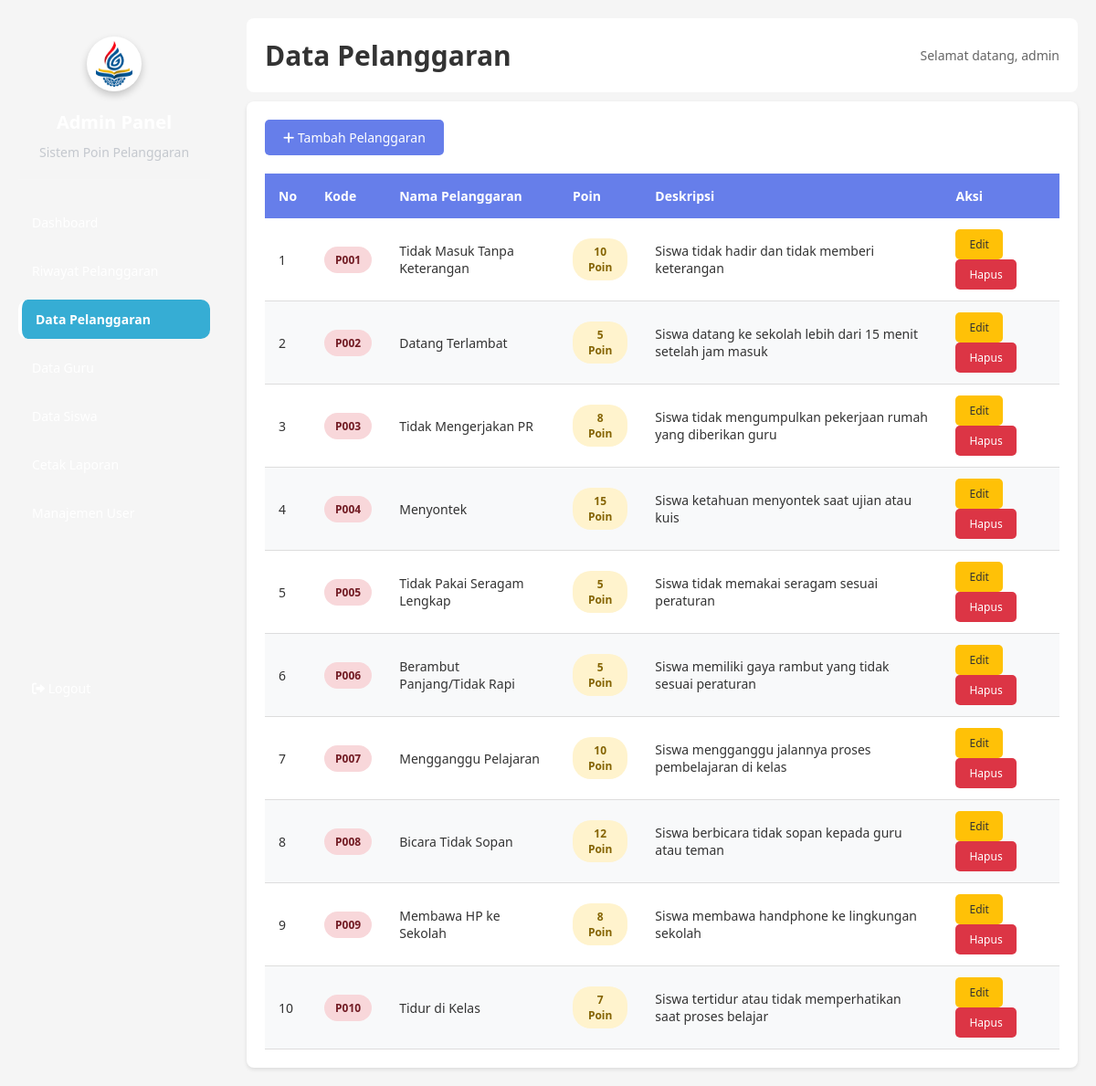
Screenshot of /kepala_sekolah/pelanggaran.php (signed in) with the database file from the repository.
### tables this page shows
CREATE TABLE `pelanggaran` (
  `id` int(11) NOT NULL,
  `kode_pelanggaran` varchar(10) NOT NULL,
  `nama_pelanggaran` varchar(100) NOT NULL,
  `sanksi_poin` int(11) NOT NULL,
  `deskripsi_sanksi` text DEFAULT NULL,
  `deleted_at` timestamp NULL DEFAULT NULL,
  `created_at` timestamp NOT NULL DEFAULT current_timestamp(),
  `updated_at` timestamp NOT NULL DEFAULT current_timestamp() ON UPDATE current_timestamp()
);

### kepala_sekolah/pelanggaran.php (the view, shortened to what this page needs)
<?php
include "../login_app/database.php";
$action = isset($_GET['action']) ? $_GET['action'] : 'list';
$error = '';
$query = mysqli_query($conn, "SELECT * FROM pelanggaran ORDER BY created_at DESC");
$data = [];
if ($query) {
    while ($row = mysqli_fetch_assoc($query)) {
        $data[] = $row;
    }
} else {
    $error = "Error query database: " . mysqli_error($conn);
}
$edit_data = null;
?>
<!DOCTYPE html>
<html lang="en">
<head>
    <link href="https://cdnjs.cloudflare.com/ajax/libs/font-awesome/6.0.0/css/all.min.css" rel="stylesheet">
    <link rel="stylesheet" href="../login_app/asset/css/style-main.css">
</head>
<body>
    <div class="container">
        <div class="sidebar">
            <div class="sidebar-header" style="text-align: center; padding: 20px 0; border-bottom: 1px solid rgba(255,255,255,0.1); margin-bottom: 20px;">
                <img src="../login_app/asset/gambar/images.png" alt="Logo" style="width: 60px; height: 60px; object-fit: contain; background: white; border-radius: 50%; padding: 5px; margin-bottom: 15px; box-shadow: 0 4px 8px rgba(0,0,0,0.2);">
                <h2 style="font-size: 20px; color: #fff; margin: 0; padding: 0;">Admin Panel</h2>
                <div style="color: #c4c8ceff; font-size: 14px; margin-top: 10px; font-weight: 500;">Sistem Poin Pelanggaran</div>
            </div>
            <ul>
                <li><a href="dashboard.php">Dashboard</a></li>
                <li><a href="riwayat_pelanggaran.php">Riwayat Pelanggaran</a></li>
                <li><a href="pelanggaran.php" class="active">Data Pelanggaran</a></li>
                <li><a href="guru.php">Data Guru</a></li>
                <li><a href="siswa.php">Data Siswa</a></li>
                <li><a href="surat.php">Cetak Laporan</a></li>
                <li><a href="users.php">Manajemen User</a></li>
                <li style="margin-top: auto;"><a href="../login_app/logout.php"><i class="fas fa-sign-out-alt"></i> Logout</a></li>
            </ul>
        </div>
        <div class="main-content">
            <div class="header">
                <h1>Data Pelanggaran</h1>
                <div class="header-actions">
                    <span style="color: #666; font-size: 14px;">Selamat datang, <?php echo htmlspecialchars($_SESSION['nama']); ?></span>
                </div>
            </div>
            <div class="content">
                <?php if (($action == 'add' || $action == 'edit') && $_SESSION['role'] === 'admin'): ?>
                    <h2><?php echo $action == 'add' ? 'Tambah Pelanggaran Baru' : 'Edit Data Pelanggaran'; ?></h2>
                    <?php if (!empty($error)): ?>
                        <div class="alert alert-danger"><?php echo $error; ?></div>
                    <?php endif; ?>
                    <form method="POST" style="max-width: 500px;">
                        <input type="hidden" name="id" value="<?php echo $edit_data ? $edit_data['id'] : ''; ?>">
                        <div class="form-group">
                            <label>Kode Pelanggaran</label>
                            <input type="text" name="kode_pelanggaran" required value="<?php echo $edit_data ? htmlspecialchars($edit_data['kode_pelanggaran']) : ''; ?>">
                        </div>
                        <div class="form-group">
                            <label>Nama Pelanggaran</label>
                            <input type="text" name="nama_pelanggaran" required value="<?php echo $edit_data ? htmlspecialchars($edit_data['nama_pelanggaran']) : ''; ?>">
                        </div>
                        <div class="form-group">
                            <label>Poin Sanksi</label>
                            <input type="number" name="sanksi_poin" required value="<?php echo $edit_data ? $edit_data['sanksi_poin'] : ''; ?>">
                        </div>
                        <div class="form-group">
                            <label>Deskripsi Sanksi</label>
                            <textarea name="deskripsi_sanksi" required><?php echo $edit_data ? htmlspecialchars($edit_data['deskripsi_sanksi']) : ''; ?></textarea>
                        </div>
                        <div style="display: flex; gap: 10px;">
                            <button type="submit" class="btn btn-primary">Simpan</button>
                            <a href="pelanggaran.php" class="btn btn-secondary">Batal</a>
                        </div>
                    </form>
                <?php else: ?>
                    <?php if ($_SESSION['role'] !== 'kepala_sekolah'): ?>
                    <div style="margin-bottom: 20px;">
                        <a href="pelanggaran.php?action=add" class="btn btn-primary"><i class="fas fa-plus"></i> Tambah Pelanggaran</a>
                    </div>
                    <?php endif; ?>
                    <?php if (count($data) > 0): ?>
                        <table>
                            <thead>
                                <tr>
                                    <th>No</th>
                                    <th>Kode</th>
                                    <th>Nama Pelanggaran</th>
                                    <th>Poin</th>
                                    <th>Deskripsi</th>
                                    <?php if ($_SESSION['role'] !== 'kepala_sekolah'): ?>
                                    <th>Aksi</th>
                                    <?php endif; ?>
                                </tr>
                            </thead>
                            <tbody>
                                <?php
                                $no = 1;
                                foreach ($data as $row):
                                ?>
                                    <tr>
                                        <td><?php echo $no++; ?></td>
                                        <td><span class="badge badge-danger"><?php echo htmlspecialchars($row['kode_pelanggaran'] ?? '-'); ?></span></td>
                                        <td><?php echo htmlspecialchars($row['nama_pelanggaran'] ?? '-'); ?></td>
                                        <td><span class="badge badge-warning"><?php echo ($row['sanksi_poin'] ?? '-'); ?> Poin</span></td>
                                        <td><?php echo htmlspecialchars($row['deskripsi_sanksi'] ?? '-'); ?></td>
                                        <?php if ($_SESSION['role'] !== 'kepala_sekolah'): ?>
                                        <td>
                                            <a href="pelanggaran.php?action=edit&id=<?php echo $row['id']; ?>" class="btn btn-warning btn-small">Edit</a>
                                            <a href="pelanggaran.php?action=delete&id=<?php echo $row['id']; ?>" class="btn btn-danger btn-small" onclick="return confirm('Yakin ingin menghapus?');">Hapus</a>
                                        </td>
                                        <?php endif; ?>
                                    </tr>
                                <?php endforeach; ?>
                            </tbody>
                        </table>
                    <?php else: ?>
                        <div class="empty-state">
                            <p>Tidak ada data pelanggaran</p>
                        </div>
                    <?php endif; ?>
                <?php endif; ?>
            </div>
        </div>
    </div>
</body>
</html>

### login_app/asset/css/style-main.css (style rules this page uses)
* { margin: 0; padding: 0; box-sizing: border-box; }
body { font-family: 'Segoe UI', Tahoma, Verdana, sans-serif, 'Times New Roman'; background-color: #f5f5f5; color: #333; }
.container { display: flex; min-height: 100vh; }
.sidebar { width: 250px; background: linear-gradient(135deg, #36add4); color: white; padding: 20px; position: fixed; height: 100vh; overflow-y: auto; z-index: 1000; display: flex; flex-direction: column; }
.sidebar h2 { margin-bottom: 20px; font-size: 24px; font-weight: 700; }
.sidebar ul { list-style: none; list-style: none; display: flex; flex-direction: column; flex: 1; }
.sidebar ul li { margin: 5px 0; }
.sidebar ul li a { color: white; text-decoration: none; display: block; padding: 12px 15px; border-radius: 10px; transition: 0.3s ease; font-size: 14px; }
.sidebar ul li a.active { background-color: #36add4; font-weight: bold; border-left: 4px solid white; }
.main-content { margin-left: 250px; flex: 1; padding: 20px; width: calc(100% - 250px); }
.header { background: white; padding: 20px; border-radius: 8px; margin-bottom: 10px; box-shadow: #36add4; display: flex; justify-content: space-between; align-items: center; flex-wrap: wrap; gap: 15px; }
.header h1 { color: #333; font-size: 30px; font-weight: 700; }
.header-actions { display: flex; gap: 10px; }
.btn { border: none; padding: 10px 20px; border-radius: 5px; cursor: pointer; text-decoration: none; font-size: 14px; transition: 0.3s ease; display: inline-block; }
.btn-primary { background-color: #667eea; color: white; }
.btn-danger { background-color: #dc3545; color: white; }
.btn-warning { background-color: #ffc107; color: #333; }
.btn-small { padding: 8px 15px; font-size: 12px; }
.content { background: white; padding: 20px; border-radius: 8px; box-shadow: 0 2px 4px rgba(0, 0, 0, 0.1); overflow-x: auto; }
table { width: 100%; border-collapse: collapse; margin-top: 20px; }
table thead { background-color: #667eea; color: white; }
table th { padding: 15px; text-align: left; font-weight: 600; font-size: 14px; }
table td { padding: 12px 15px; border-bottom: 1px solid #ddd; font-size: 14px; }
table tbody tr:nth-child(even) { background-color: #f8f9fa; }
.badge { display: inline-block; padding: 6px 12px; border-radius: 20px; font-size: 12px; font-weight: bold; text-align: center; }
.badge-danger { background-color: #f8d7da; color: #721c24; }
.badge-warning { background-color: #fff3cd; color: #856404; }

### rows the page displays
pelanggaran: kode_pelanggaran "P001", nama_pelanggaran "Tidak Masuk Tanpa Keterangan", sanksi_poin "10", deskripsi_sanksi "Siswa tidak hadir dan tidak memberi keterangan"
pelanggaran: kode_pelanggaran "P002", nama_pelanggaran "Datang Terlambat", sanksi_poin "5", deskripsi_sanksi "Siswa datang ke sekolah lebih dari 15 menit setelah jam masuk"
pelanggaran: kode_pelanggaran "P003", nama_pelanggaran "Tidak Mengerjakan PR", sanksi_poin "8", deskripsi_sanksi "Siswa tidak mengumpulkan pekerjaan rumah yang diberikan guru"
pelanggaran: kode_pelanggaran "P004", nama_pelanggaran "Menyontek", sanksi_poin "15", deskripsi_sanksi "Siswa ketahuan menyontek saat ujian atau kuis"
pelanggaran: kode_pelanggaran "P005", nama_pelanggaran "Tidak Pakai Seragam Lengkap", sanksi_poin "5", deskripsi_sanksi "Siswa tidak memakai seragam sesuai peraturan"
pelanggaran: kode_pelanggaran "P006", nama_pelanggaran "Berambut Panjang/Tidak Rapi", sanksi_poin "5", deskripsi_sanksi "Siswa memiliki gaya rambut yang tidak sesuai peraturan"
pelanggaran: kode_pelanggaran "P007", nama_pelanggaran "Mengganggu Pelajaran", sanksi_poin "10", deskripsi_sanksi "Siswa mengganggu jalannya proses pembelajaran di kelas"
pelanggaran: kode_pelanggaran "P008", nama_pelanggaran "Bicara Tidak Sopan", sanksi_poin "12", deskripsi_sanksi "Siswa berbicara tidak sopan kepada guru atau teman"
pelanggaran: kode_pelanggaran "P009", nama_pelanggaran "Membawa HP ke Sekolah", sanksi_poin "8", deskripsi_sanksi "Siswa membawa handphone ke lingkungan sekolah"
pelanggaran: kode_pelanggaran "P010", nama_pelanggaran "Tidur di Kelas", sanksi_poin "7", deskripsi_sanksi "Siswa tertidur atau tidak memperhatikan saat proses belajar"

### other values shown
$_SESSION['nama'] "admin"
